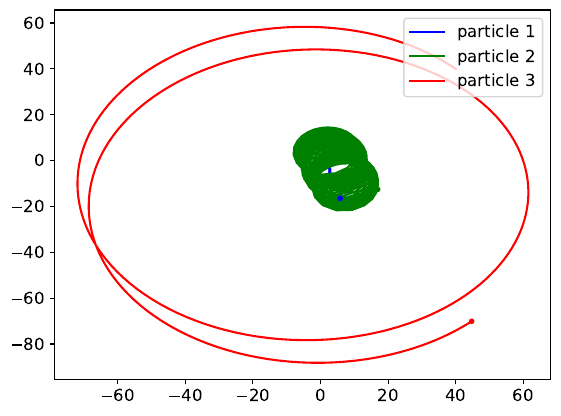

Write Python code to recreate this figure.
#!/usr/bin/env python3
# -*- coding: utf-8 -*-

import matplotlib.pyplot as plt
from matplotlib.animation import FuncAnimation
import tools
import numpy as np
from cycler import cycler
plt.style.use("default")
plt.rcParams.update({'font.size': 12})
plt.rc("axes", axisbelow = True) #Makes sure gridlines are drawn behind the markers


def Plot(data):
    fig, axis = plt.subplots()
    colors = ['b', 'g', 'r', 'c', 'm', 'y', 'k', 'w']
    custom_cycler = cycler(color=colors)
    axis.set_prop_cycle(custom_cycler)
    #axis.set_xlabel("m")
    #axis.set_ylabel("Binding free energy " + unit)
    #plt.grid(visible=True)
    #axis.xaxis.set_minor_locator(MultipleLocator(1))
    #axis.set_xticks([0,2,4,6,8,10,12,14,16,18,20,22,24,26,28,30])
    plt.plot(data[:,1],data[:,2], color="b", label = "particle 1")
    plt.plot(data[:,3],data[:,4], color="g", label = "particle 2")
    plt.plot(data[:,5],data[:,6], color="r",label = "particle 3")
    
    
    plt.plot(data[-1,1],data[-1,2], color="b", marker=".", markersize=(6))
    plt.plot(data[-1,3],data[-1,4], color="g", marker=".", markersize=(6))
    plt.plot(data[-1,5],data[-1,6], color="r", marker=".", markersize=(6))
    
    plt.legend(loc="upper right")
    plt.savefig("three_body.pdf", format="pdf", bbox_inches="tight")
    
    
data = tools.ReadGeneralData("three_body/test.dat")
Plot(data)

"""

# Open the file
output = np.genfromtxt('three_body/test.dat')

# Load the data
t = output[:,0]
x1 = output[:,1]
y1 = output[:,2]
# dx1_dt 3
# dy1_dt 4
x2 = output[:,3]
y2 = output[:,4]
# dx2_dt 7
# dy2_dt 8
x3 = output[:,5]
y3 = output[:,6]
# dx3_dt 11
# dy3_dt 12

# Set parameters
nt = t.size
dt = t[1] - t[0]

xmin = min(np.amin(x1), np.amin(x2), np.amin(x3))
xmax = max(np.amax(x1), np.amax(x2), np.amax(x3))
ymin = min(np.amin(y1), np.amin(y2), np.amin(y3))
ymax = max(np.amax(y1), np.amax(y2), np.amax(y3))

# Plot the position points of three mass bodies

fg, ax = plt.subplots(1,1)

ax.scatter(x1, y1, s=10, color='b', label='m1', alpha=0.1)
ax.scatter(x2, y2, s=10, color='g', label='m2', alpha=0.1)
ax.scatter(x3, y3, s=10, color='r', label='m3', alpha=0.1)

# Show legend without transparency
lgd = ax.legend()
for lh in lgd.legendHandles: 
    lh.set_alpha(1)
    
# Plot the time series of the positions
fg, ax = plt.subplots(1,1)

ax.plot(t, x1, color='b', label='m1', alpha=0.5)
ax.plot(t, x2, color='g', label='m2', alpha=0.5)
ax.plot(t, x3, color='r', label='m3', alpha=0.5)

# Show legend without transparency
lgd = ax.legend()
for lh in lgd.legendHandles: 
    lh.set_alpha(1)

# Show the animation

# Create the figure
fg = plt.figure(figsize=(7, 7))

# Add the axes
ax = fg.add_axes([0, 0, 1, 1]) # , frameon=False)

# Set the xlim and ylim
ax.set_xlim([xmin-1, xmax+1])
ax.set_ylim([ymin-1, ymax+1])

# 
scat = ax.scatter([x1[0], x2[0], x3[0]], [y1[0], y2[0], y3[0]], s=20, c=['r', 'g', 'b'])
text = ax.text(0.9, 0.9, '0', transform = ax.transAxes)
line1, = ax.plot([], [], '-', lw=2, c='b')
line2, = ax.plot([], [], '-', lw=2, c='g')
line3, = ax.plot([], [], '-', lw=2, c='r')
foox1 = []
fooy1 = []
foox2 = []
fooy2 = []
foox3 = []
fooy3 = []

data = np.zeros((3,2))
first_loop = True
def update(t):
    
    #t is from 0 to nt-1
    
    global foox1, fooy1, foox2, fooy2, foox3, fooy3, first_loop
    
    ind = t
    time = t*dt
    nshow = 0
    
    # if (ind % int(nt/100)) == 0:
    #     xmin = np.amin([x1[ind], x2[ind], x3[ind]])
    #     xmax = np.amax([x1[ind], x2[ind], x3[ind]])
    #     ymin = np.amin([y1[ind], y2[ind], y3[ind]])
    #     ymax = np.amax([y1[ind], y2[ind], y3[ind]])
    #     ax.set_xlim((xmin-1, xmax+1))
    #     ax.set_ylim((ymin-1, ymax+1))
    
    data[:,0] = np.array([x1[ind], x2[ind], x3[ind]])
    data[:,1] = np.array([y1[ind], y2[ind], y3[ind]])

    scat.set_offsets(data)
    
    text.set_text('{0:8.1f}'.format(time)) 

    
    if first_loop:
        print("hey")
        foox1.append(x1[ind])
        fooy1.append(y1[ind])
        foox2.append(x2[ind])
        fooy2.append(y2[ind])
        foox3.append(x3[ind])
        fooy3.append(y3[ind])
        line1.set_data(foox1[-nshow:], fooy1[-nshow:])
        line2.set_data(foox2[-nshow:], fooy2[-nshow:])
        line3.set_data(foox3[-nshow:], fooy3[-nshow:])
    
    if ind == nt-1:
        print("ho")
        first_loop = False
    
    return scat,line1,line2,line3,text

print(nt)
# Start the animation
ani = FuncAnimation(fg, update, frames=nt, interval=50, blit=False)

"""